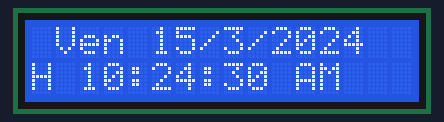
The sketch below on a simulated Arduino Uno, built with avr-gcc and run on an emulated ATmega328P. Shown: 16×2 character LCD. The local clock reads 2024-03-15 10:24:30 at power-on unless the sketch sets it.

Above: at 0.2 s.
At 4.3 s:
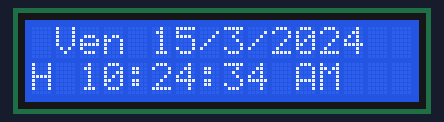
At 9.4 s:
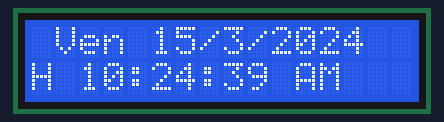
At 18.7 s:
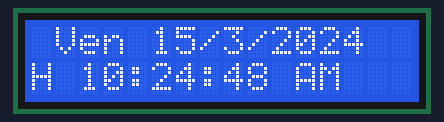
At 28.0 s:
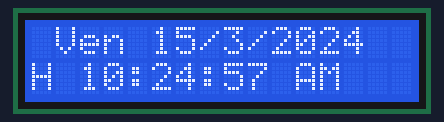
At 38.4 s:
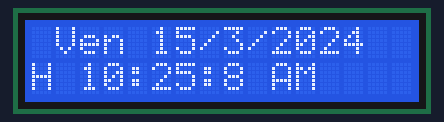

The sketch:

LCD_I2C_RTC_DS1307.ino
```cpp
/*
	DATE : 28/04/2022
	AUTEUR : RACHEL SYSTEME

	Ce programme permet de lire la date et l'heure via le module
	RTC DS1307 puis de l'afficher sur un ecran LCD 16x02 I2C.

	NB: Après téléversement du programme, supprimer la fonction
	"config_RTC()" puis téléverser de nouveau le programme.
*/

#include <RTClib.h>
#include <LiquidCrystal_I2C.h>

// Création de l'objet RTC_DS1307
RTC_DS1307 rtc;

// Création de l'objet DateTime
DateTime Now;

// Création de l'objet LiquidCrystal_I2C
LiquidCrystal_I2C lcd(0x27,16,2);

String jour[7]{
	"Dim",
	"Lun",
	"Mar",
	"Mer",
	"Jeu",
	"Ven",
	"Sam"
};

// Prototypes des fonctions
void config_RTC(int decalage = 10);
void date(void);
void time_f24(void);
void time_f12(void);

void setup(){
	// Initialisation de la communication LCD
	lcd.init();
	lcd.backlight();
	lcd.clear();

	// Initialisation de la communication au module RTC_DS1307
	rtc.begin();
/*
	Après avoir téléversé le programme, supprimer cette fonction puis
	téléverser le programme à nouveau.
	NB : si elle n'est pas supprimée, à chaque lancement du programme,
	la date et l'heure seront configurées à la date du téléversement du
	programme.

	Insérer le retard approximatif dans les paramètres de la fonction
	EX : config_RTC(20); // valeur maxi 60
*/
	//config_RTC(14);
}

void loop(){
	date();
	//time_f24();
	time_f12();
	delay(1000);
}

void config_RTC(int decalage){
	// Si le décalage dépasse 60 secondes
	if (decalage > 60)
		decalage = 60;
/*
	Configuration de la date et l'heure du module RTC
	à la date et l'heure de la compilation du programme.

	Configuration manuelle 27 avril 2022 à 11:00:00
	rtc.adjust(DateTime(2022, 4, 27, 11, 0, 0));
*/
	rtc.adjust(DateTime(F(__DATE__), F(__TIME__)));

	Now = rtc.now(); // Mise à jour

	int date 	= (int) Now.day();
	int mois 	= (int) Now.month();
	int  annee 	= (int) Now.year();

	int H = (int) Now.hour();
	int M = (int) Now.minute();
	int S = (int) Now.second();

	// Nombre de secondes total
	int S_Total = S + decalage;
	// Nombre de minutes total
	int M_Total =  M + (S_Total / 60);
	// Nombre d'heures total
	int H_Total =  H + (M_Total / 60);

	S = S_Total % 60;
	M = M_Total % 60;
	H = H_Total % 24;
/*
	Configuration de la date et l'heure du module RTC
	à la date et l'heure de la compilation du programme
	plus le décalage issu lors du transfert vers l'arduino

*/
	rtc.adjust(DateTime(annee, mois, date, H, M, S));
}

void date(void){
	Now = rtc.now();

	lcd.clear();
	lcd.setCursor(1,0);
	lcd.print(jour[Now.dayOfTheWeek()]);
	lcd.print(" ");
	lcd.print(Now.day());
	lcd.print("/");
	lcd.print(Now.month());
	lcd.print("/");
	lcd.print(Now.year());
}

// format 24 heures
void time_f24(){
	Now = rtc.now();

	lcd.setCursor(0,1);
	lcd.print("Heure ");
	lcd.print(Now.hour());
	lcd.print(":");
	lcd.print(Now.minute());
	lcd.print(":");
	lcd.print(Now.second());
}

// format 12 heures
void time_f12(){
	Now = rtc.now();

	lcd.setCursor(0,1);
	lcd.print("H ");
	lcd.print(Now.twelveHour());
	lcd.print(":");
	lcd.print(Now.minute());
	lcd.print(":");
	lcd.print(Now.second());

	if (Now.isPM())
		lcd.print(" PM");
	else
		lcd.print(" AM");
}
```

Measured:
- what the display in image 1 shows lasts 1.1 s, from 4.2 s to 5.3 s
